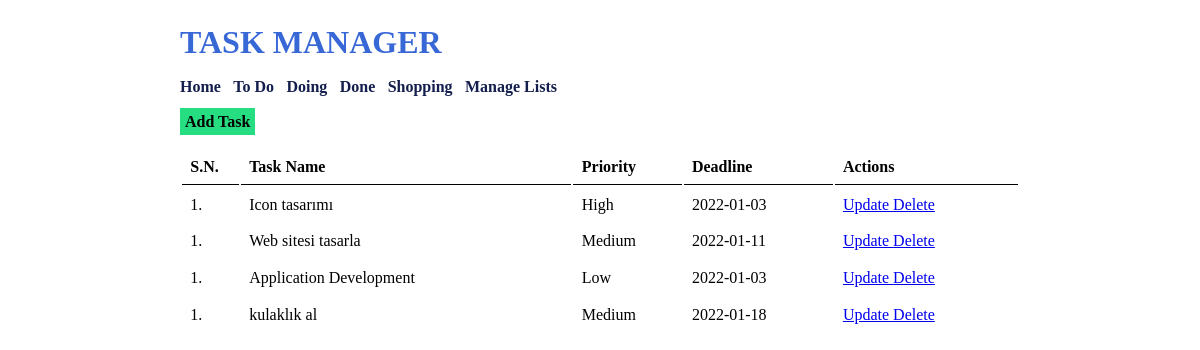
Page /list-task.php?list_id=1 on the committed database.
### tables this page shows
CREATE TABLE `tbl_lists` (
  `list_id` int(10) UNSIGNED NOT NULL,
  `list_name` varchar(50) NOT NULL,
  `list_description` varchar(150) DEFAULT NULL
);

CREATE TABLE `tbl_tasks` (
  `task_id` int(10) UNSIGNED NOT NULL,
  `task_name` varchar(150) NOT NULL,
  `task_description` text NOT NULL,
  `list_id` int(11) NOT NULL,
  `priority` varchar(10) NOT NULL,
  `deadline` date NOT NULL
);

### list-task.php (the view, shortened to what this page needs)
<?php
    $list_id_url = $_GET['list_id'];
?>
<html>
    <head>
        <link rel="stylesheet" href="<?php echo SITEURL; ?>css/style.css" />
    </head>
    <body>
        <div class="wrapper">
        <h1>TASK MANAGER</h1>
        <div class="menu">
            <a href="<?php echo SITEURL; ?>">Home</a>
            <?php
                $conn2 = mysqli_connect(LOCALHOST, DB_USERNAME, DB_PASSWORD) or die(mysqli_error());
                $sql2 = "SELECT * FROM tbl_lists";
                $res2 = mysqli_query($conn2, $sql2);
                if($res2==true)
                {
                    while($row2=mysqli_fetch_assoc($res2))
                    {
                        $list_id = $row2['list_id'];
                        $list_name = $row2['list_name'];
                        ?>
                        <a href="<?php echo SITEURL; ?>list-task.php?list_id=<?php echo $list_id; ?>"><?php echo $list_name; ?></a>
                        <?php
                    }
                }
            ?>
            <a href="<?php echo SITEURL; ?>manage-list.php">Manage Lists</a>
        </div>
        <div class="all-task">
            <a class="btn-primary" href="<?php echo SITEURL; ?>add-task.php">Add Task</a>
            <table class="tbl-full">
                <tr>
                    <th>S.N.</th>
                    <th>Task Name</th>
                    <th>Priority</th>
                    <th>Deadline</th>
                    <th>Actions</th>
                </tr>
                <?php
                    $conn = mysqli_connect(LOCALHOST, DB_USERNAME, DB_PASSWORD) or die(mysqli_error());
                    $sql = "SELECT * FROM tbl_tasks WHERE list_id=$list_id_url";
                    $res = mysqli_query($conn, $sql);
                    if($res==true)
                    {
                        $count_rows = mysqli_num_rows($res);
                        if($count_rows>0)
                        {
                            while($row=mysqli_fetch_assoc($res))
                            {
                                $task_id = $row['task_id'];
                                $task_name = $row['task_name'];
                                $priority = $row['priority'];
                                $deadline = $row['deadline'];
                                ?>
                                <tr>
                                    <td>1. </td>
                                    <td><?php echo $task_name; ?></td>
                                    <td><?php echo $priority; ?></td>
                                    <td><?php echo $deadline; ?></td>
                                    <td>
                                        <a href="<?php echo SITEURL; ?>update-task.php?task_id=<?php echo $task_id; ?>">Update </a>
                                    <a href="<?php echo SITEURL; ?>delete-task.php?task_id=<?php echo $task_id; ?>">Delete</a>
                                    </td>
                                </tr>
                                <?php
                            }
                        }
                        else
                        {
                            ?>
                            <tr>
                                <td colspan="5">No Tasks added on this list.</td>
                            </tr>
                            <?php
                        }
                    }
                ?>
            </table>
        </div>
        </div>
    </body>
</html>

### css/style.css (style rules this page uses)
* { margin: 0; padding: 0; font-family: verdana; }
.wrapper { width: 70%; margin: 0 auto; padding: 2%; }
h1 { color: #3867d6; margin-bottom: 2%; }
.menu { margin-bottom: 2%; }
.menu a { font-weight: bold; margin-right: 1%; color: rgb(19, 30, 77); text-decoration: none; }
.btn-primary { background-color: #26de81; padding: 5px; font-weight: bold; text-decoration: none; color: black; }
.tbl-full { width: 100%; }
table tr th { text-align: left; border-bottom: 1px solid black; padding: 1%; padding-top: 3%; }
table tr td { padding: 1%; }

### rows in the picture
tbl_lists: list_name "To Do"
tbl_lists: list_name "Doing"
tbl_lists: list_name "Done"
tbl_lists: list_name "Shopping"
tbl_tasks: task_name "Icon tasarımı", priority "High", deadline "2022-01-03"
tbl_tasks: task_name "Web sitesi tasarla", priority "Medium", deadline "2022-01-11"
tbl_tasks: task_name "Application Development", priority "Low", deadline "2022-01-03"
tbl_tasks: task_name "kulaklık al", priority "Medium", deadline "2022-01-18"
